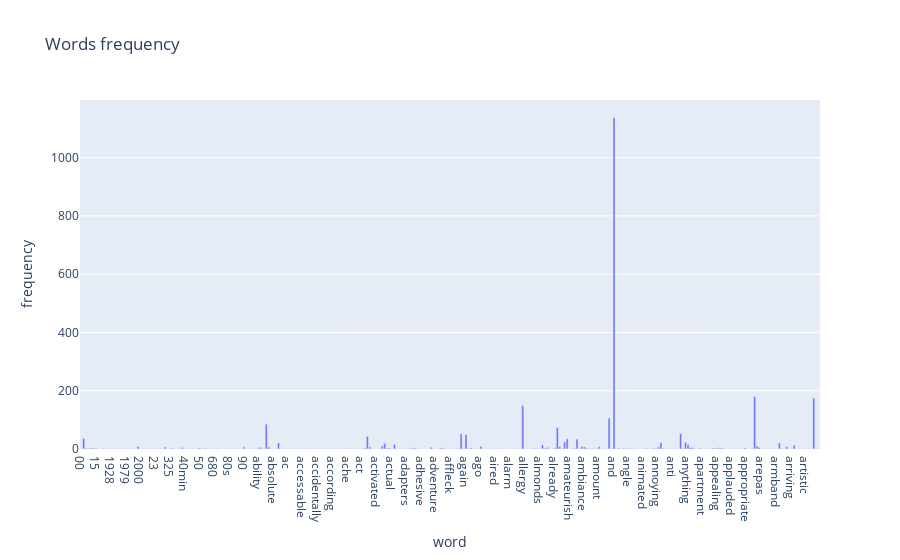

Here is the notebook cell this chart was saved with:
### Markdown cell above
Draw a bar chart to see the word frequency in alphabet order by plotly.

### Code cell
import plotly.express as px
sum_words = X_counts.sum(axis=0)
words_freq = [(word, sum_words[0, idx]) for idx,word in enumerate(count_vect.get_feature_names_out())]
fig = px.bar(x=[i[0] for i in words_freq][:300],y=[i[1] for i in words_freq][:300],title='Words frequency',)
fig.update_layout(title='Words frequency', xaxis_title='word', yaxis_title='frequency')
fig.show()

### Figure 1 — Plotly figure (JSON) as saved in the notebook; plotly's stock layout.template omitted (floating-point values rounded to 4 significant figures; data arrays with more than 128 entries replaced by an {"elided": "..."} marker saying what was removed)
{"data": [{"alignmentgroup": "True", "hovertemplate": "x=%{x}<br>y=%{y}<extra></extra>", "legendgroup": "", "marker": {"color": "#636efa", "pattern": {"shape": ""}}, "name": "", "offsetgroup": "", "orientation": "v", "showlegend": false, "textposition": "auto", "type": "bar", "x": {"elided": "300 str values"}, "xaxis": "x", "y": {"elided": "300 int values"}, "yaxis": "y"}], "layout": {"barmode": "relative", "legend": {"tracegroupgap": 0}, "title": {"text": "Words frequency"}, "xaxis": {"anchor": "y", "domain": [0, 1], "title": {"text": "word"}}, "yaxis": {"anchor": "x", "domain": [0, 1], "title": {"text": "frequency"}}}}
